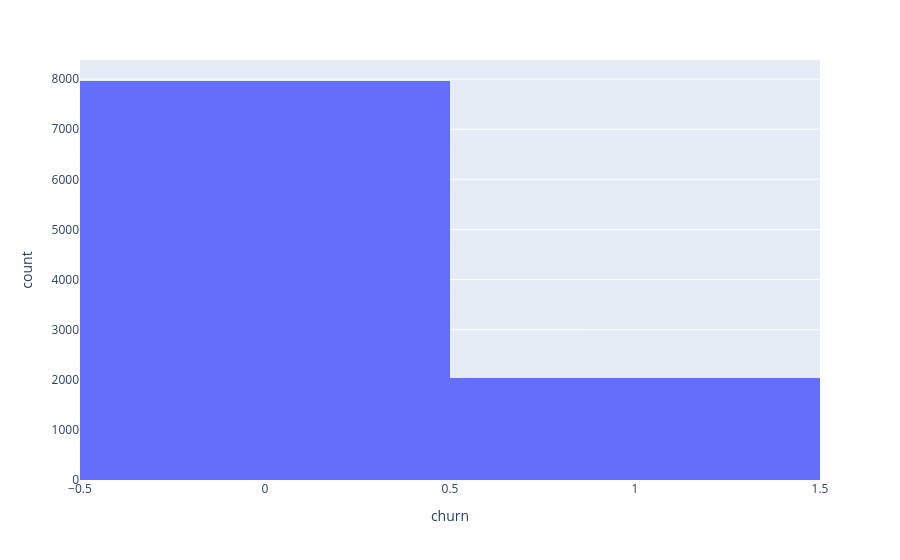

The notebook cell saved with this chart:
### Code cell
px.histogram(dados_brutos, x='churn')

### Figure 1 — Plotly figure (JSON) as saved in the notebook; plotly's stock layout.template omitted (floating-point values rounded to 4 significant figures; data arrays with more than 128 entries replaced by an {"elided": "..."} marker saying what was removed)
{"data": [{"bingroup": "x", "hovertemplate": "churn=%{x}<br>count=%{y}<extra></extra>", "legendgroup": "", "marker": {"color": "#636efa", "pattern": {"shape": ""}}, "name": "", "orientation": "v", "showlegend": false, "type": "histogram", "x": {"elided": "10000 int values"}, "xaxis": "x", "yaxis": "y"}], "layout": {"barmode": "relative", "legend": {"tracegroupgap": 0}, "margin": {"t": 60}, "xaxis": {"anchor": "y", "domain": [0, 1], "title": {"text": "churn"}}, "yaxis": {"anchor": "x", "domain": [0, 1], "title": {"text": "count"}}}}
